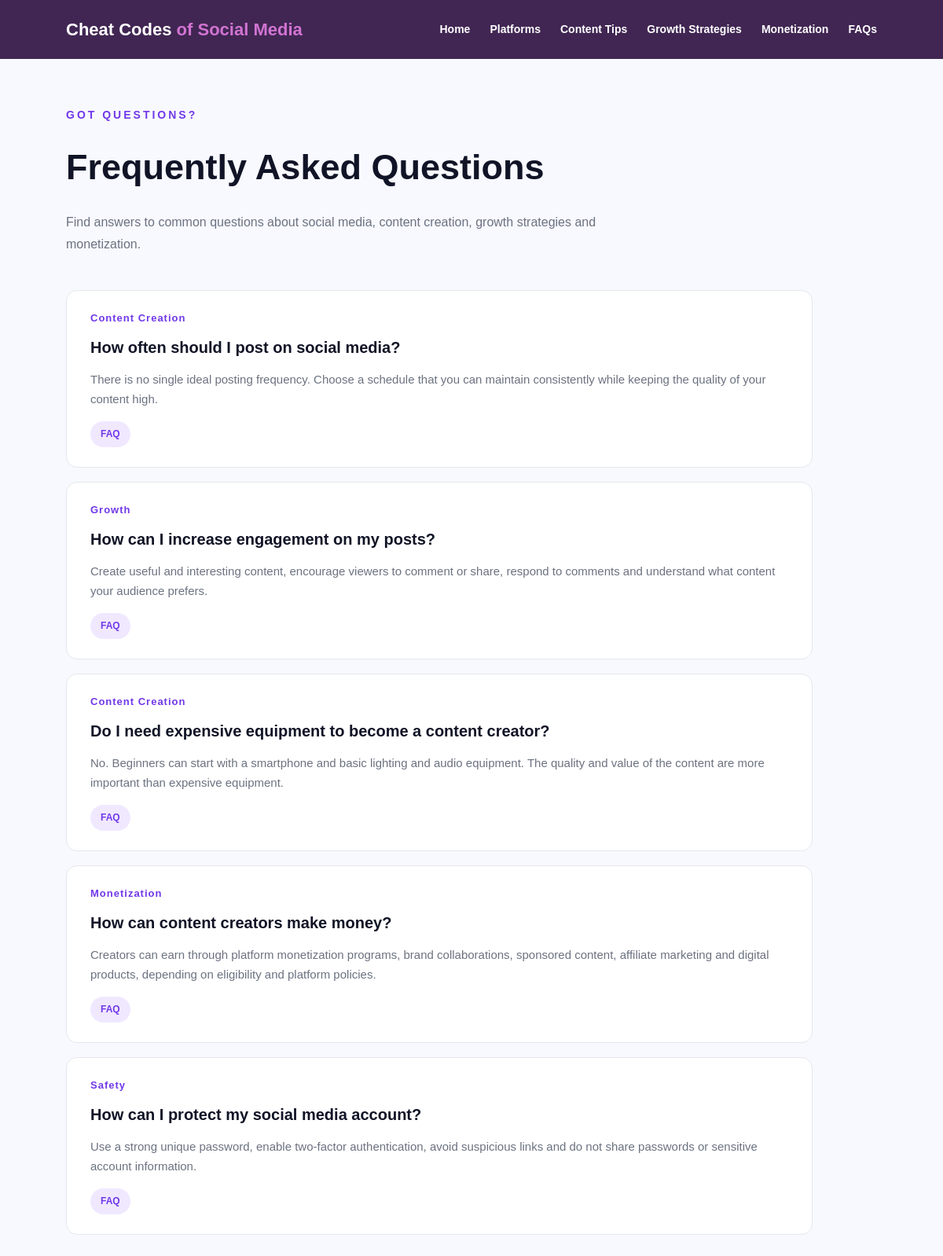
The page /pages/faqs.php on the database its author committed.
### tables this page shows
CREATE TABLE `faqs` (
  `faq_id` int(11) NOT NULL,
  `question` varchar(255) NOT NULL,
  `answer` text NOT NULL,
  `category` varchar(100) NOT NULL,
  `source` varchar(255) NOT NULL,
  `last_updated` date NOT NULL
);

### pages/faqs.php (the view, shortened to what this page needs)
<?php
require_once "../config/database.php";
$sql = "SELECT * FROM faqs ORDER BY faq_id";
$result = mysqli_query($conn, $sql);
?>
<!DOCTYPE html>
<html lang="en">
<head>
    <link rel="stylesheet" href="../css/style.css">
</head>
<body>
    <header class="navbar">
        <div class="logo">
            Cheat Codes <span>of Social Media</span>
        </div>
        <nav class="nav-links">
            <a href="../index.php">Home</a>
            <a href="platforms.php">Platforms</a>
            <a href="creator_tips.php">Content Tips</a>
            <a href="growth_strategies.php">Growth Strategies</a>
            <a href="monetization.php">Monetization</a>
            <a href="faqs.php">FAQs</a>
        </nav>
    </header>
    <main class="faq-page">
        <div class="faq-intro">
            <div class="eyebrow">
                GOT QUESTIONS?
            </div>
            <h1>
                Frequently Asked Questions
            </h1>
            <p>
                Find answers to common questions about social media,
                content creation, growth strategies and monetization.
            </p>
        </div>
        <div class="faq-list">
            <?php while ($row = mysqli_fetch_assoc($result)) { ?>
                <div class="faq-item">
                    <div class="faq-category">
                        <?php echo htmlspecialchars($row['category']); ?>
                    </div>
                    <h2 class="faq-question">
                        <?php echo htmlspecialchars($row['question']); ?>
                    </h2>
                    <p class="faq-answer">
                        <?php echo htmlspecialchars($row['answer']); ?>
                    </p>
                    <span class="faq-tag">
                        FAQ
                    </span>
                </div>
            <?php } ?>
        </div>
    </main>
</body>
</html>

### css/style.css (style rules this page uses)
* { margin: 0; padding: 0; box-sizing: border-box; }
body { font-family: Arial, sans-serif; background: #ffffff; color: #412653; line-height: 1.6; }
.navbar { height: 75px; background: #412653; display: flex; align-items: center; justify-content: space-between; padding: 0 7%; box-shadow: 0 3px 15px rgba(65, 38, 83, 0.18); }
.logo { font-size: 22px; font-weight: bold; color: #ffffff; }
.logo span { color: #D174D2; }
.nav-links { display: flex; gap: 25px; }
.nav-links a { text-decoration: none; color: #ffffff; font-size: 14px; font-weight: 600; transition: 0.2s; }

### pages/faqs.php (style rules this page uses)
.faq-page { background: #f8f9ff; min-height: 80vh; padding: 60px 7%; }
.faq-intro { max-width: 750px; margin-bottom: 45px; }
.faq-intro .eyebrow { color: #7138e8; font-weight: bold; letter-spacing: 3px; font-size: 14px; }
.faq-intro h1 { font-size: 45px; margin: 20px 0; color: #101426; }
.faq-intro p { color: #6b7280; font-size: 16px; line-height: 1.7; }
.faq-list { max-width: 950px; }
.faq-item { background: white; border: 1px solid #e5e7eb; border-radius: 14px; padding: 25px 30px; margin-bottom: 18px; transition: 0.3s; }
.faq-category { color: #7138e8; font-weight: bold; letter-spacing: 1px; font-size: 13px; margin-bottom: 10px; }
.faq-question { font-size: 20px; color: #101426; margin-bottom: 12px; }
.faq-answer { color: #6b7280; font-size: 15px; line-height: 1.7; }
.faq-tag { display: inline-block; margin-top: 15px; padding: 7px 13px; border-radius: 20px; background: #f0e8ff; color: #7138e8; font-size: 12px; font-weight: bold; }

### rows shown on the page
faqs: category "Content Creation", question "How often should I post on social media?", answer "There is no single ideal posting frequency. Choose a schedule that you can maintain consistently while keeping the quality of your content high."
faqs: category "Growth", question "How can I increase engagement on my posts?", answer "Create useful and interesting content, encourage viewers to comment or share, respond to comments and understand what content your audience prefers."
faqs: category "Content Creation", question "Do I need expensive equipment to become a content creator?", answer "No. Beginners can start with a smartphone and basic lighting and audio equipment. The quality and value of the content are more important than expensive equipment."
faqs: category "Monetization", question "How can content creators make money?", answer "Creators can earn through platform monetization programs, brand collaborations, sponsored content, affiliate marketing and digital products, depending on eligibility and platform policies."
faqs: category "Safety", question "How can I protect my social media account?", answer "Use a strong unique password, enable two-factor authentication, avoid suspicious links and do not share passwords or sensitive account information."
